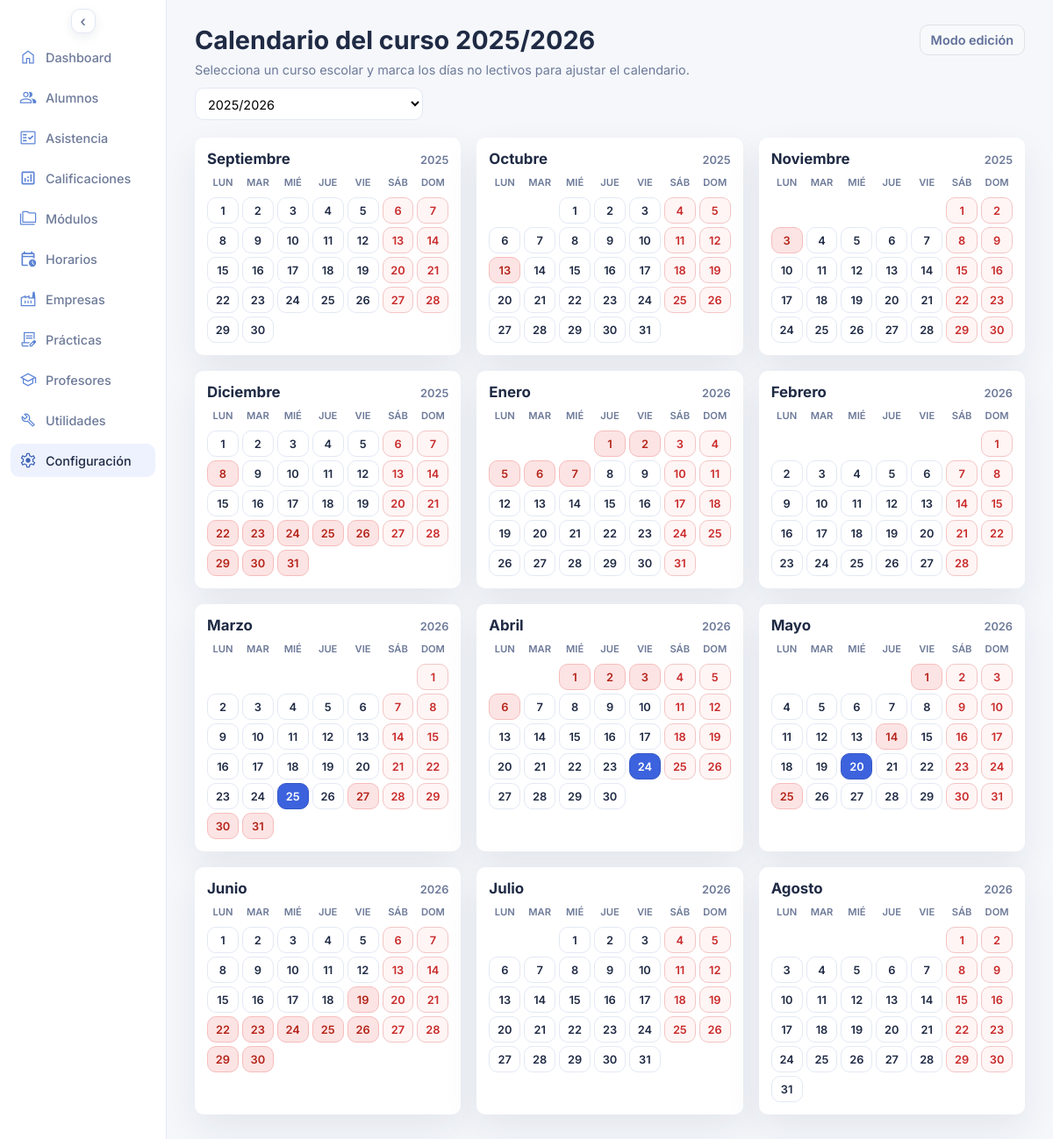
Page /calendario.php on the committed database.
### tables this page shows
CREATE TABLE IF NOT EXISTS `cursos_escolares` (
  `id_curso_escolar` int unsigned NOT NULL AUTO_INCREMENT,
  `curso_escolar` varchar(60) NOT NULL,
  `activo` tinyint(1) NOT NULL DEFAULT '0',
  PRIMARY KEY (`id_curso_escolar`)
);

CREATE TABLE IF NOT EXISTS `meses` (
  `id_mes` int unsigned NOT NULL AUTO_INCREMENT,
  `mes` varchar(60) NOT NULL,
  `orden` tinyint(1) NOT NULL DEFAULT '0',
  PRIMARY KEY (`id_mes`)
);

### calendario.php (the view, shortened to what this page needs)
<?php
$pdo = db();
$courses = $pdo->query('SELECT id_curso_escolar, curso_escolar, activo FROM cursos_escolares ORDER BY activo DESC, curso_escolar DESC')->fetchAll();
$active_course = $courses[0] ?? null;
$selected_course_id = isset($_GET['curso_id']) ? (int) $_GET['curso_id'] : 0;
$selected_course = null;
if (!$selected_course) {
  $selected_course = $active_course;
  $selected_course_id = $selected_course['id_curso_escolar'] ?? 0;
}
$course_label = $selected_course['curso_escolar'] ?? 'Curso activo';
$years = array_map('intval', explode('/', $course_label));
$start_year = $years[0] ?? (int) date('Y');
$end_year = $years[1] ?? ($start_year + 1);
$months = $pdo->query('SELECT id_mes, mes FROM meses ORDER BY orden')->fetchAll();
$no_lectivos = $pdo->query('SELECT fecha FROM no_lectivos')->fetchAll(PDO::FETCH_COLUMN);
$no_lectivos_lookup = array_fill_keys($no_lectivos, true);
$tutorias = $pdo->query('SELECT fecha FROM tutorias')->fetchAll(PDO::FETCH_COLUMN);
$tutorias_lookup = array_fill_keys($tutorias, true);
function course_year_for_month(int $month_number, int $start_year, int $end_year): int {
  return $month_number >= 9 ? $start_year : $end_year;
}
?>
<!DOCTYPE html>
<html lang="es">
<head>
  <link rel="stylesheet" href="assets/styles.css">
</head>
<body>
  <div class="page">
    <?php require __DIR__ . '/includes/sidebar.php'; ?>
    <main class="content">
      <header class="header">
        <div>
          <h1>Calendario del curso <?php echo htmlspecialchars($course_label, ENT_QUOTES, 'UTF-8'); ?></h1>
          <p class="subheading">Selecciona un curso escolar y marca los días no lectivos para ajustar el calendario.</p>
          <form method="get" class="calendar-select-form">
            <label class="calendar-select">
              <select name="curso_id" onchange="this.form.submit()">
                <?php foreach ($courses as $course): ?>
                  <option value="<?php echo (int) $course['id_curso_escolar']; ?>" <?php echo $course['id_curso_escolar'] === $selected_course_id ? 'selected' : ''; ?>>
                    <?php echo htmlspecialchars($course['curso_escolar'], ENT_QUOTES, 'UTF-8'); ?>
                  </option>
                <?php endforeach; ?>
              </select>
            </label>
          </form>
        </div>
        <div class="header-actions">
          <button class="edit-toggle" type="button" id="editToggle">Modo edición</button>
        </div>
      </header>
      <section class="calendar-grid">
        <?php foreach ($months as $month): ?>
          <?php
            $month_number = (int) $month['id_mes'];
            $month_year = course_year_for_month($month_number, $start_year, $end_year);
            $first_day = new DateTime(sprintf('%04d-%02d-01', $month_year, $month_number));
            $days_in_month = (int) $first_day->format('t');
            $weekday_start = (int) $first_day->format('N');
          ?>
          <article class="calendar-month">
            <header class="calendar-month-title">
              <h3><?php echo htmlspecialchars($month['mes'], ENT_QUOTES, 'UTF-8'); ?></h3>
              <span><?php echo $month_year; ?></span>
            </header>
            <div class="calendar-weekdays">
              <span>Lun</span>
              <span>Mar</span>
              <span>Mié</span>
              <span>Jue</span>
              <span>Vie</span>
              <span>Sáb</span>
              <span>Dom</span>
            </div>
            <div class="calendar-days">
              <?php for ($i = 1; $i < $weekday_start; $i++): ?>
                <div class="calendar-day is-empty"></div>
              <?php endfor; ?>
              <?php for ($day = 1; $day <= $days_in_month; $day++): ?>
                <?php
                  $date_value = sprintf('%04d-%02d-%02d', $month_year, $month_number, $day);
                  $day_of_week = (int) (new DateTime($date_value))->format('N');
                  $is_weekend = $day_of_week >= 6;
                  $is_no_lectivo = isset($no_lectivos_lookup[$date_value]);
                  $is_tutoria = isset($tutorias_lookup[$date_value]);
                  $classes = ['calendar-day'];
                  if ($is_weekend) {
                    $classes[] = 'is-weekend';
                  }
                  if ($is_no_lectivo && !$is_tutoria) {
                    $classes[] = 'is-nonlectivo';
                  }
                  if ($is_tutoria) {
                    $classes[] = 'is-tutoria';
                  }
                ?>
                <button
                  class="<?php echo implode(' ', $classes); ?>"
                  type="button"
                  data-date="<?php echo $date_value; ?>"
                  data-nonlectivo="<?php echo $is_no_lectivo ? '1' : '0'; ?>"
                  data-tutoria="<?php echo $is_tutoria ? '1' : '0'; ?>"
                  aria-label="<?php echo $date_value; ?>"
                >
                  <?php echo $day; ?>
                </button>
              <?php endfor; ?>
            </div>
          </article>
        <?php endforeach; ?>
      </section>
    </main>
  </div>
</body>
</html>

### assets/styles.css (style rules this page uses)
* { box-sizing: border-box; margin: 0; padding: 0; font-family: "Inter", system-ui, sans-serif; }
body { background: var(--bg); color: var(--text); font-size: 0.9rem; }
.page { display: grid; grid-template-columns: 190px 1fr; min-height: 100vh; transition: grid-template-columns 0.2s ease; }
.content { padding: 28px 32px; display: flex; flex-direction: column; gap: 20px; }
.header { display: flex; justify-content: space-between; gap: 16px; align-items: flex-start; }
.subheading { color: var(--muted); margin-top: 8px; max-width: 640px; white-space: nowrap; }
.header-actions { display: flex; gap: 12px; }
.calendar-select-form { margin-top: 12px; max-width: 260px; }
.primary-button, .ghost-button, .edit-toggle { border-radius: 10px; padding: 8px 12px; font-weight: 600; font-size: 0.9rem; cursor: pointer; transition: background-color 0.2s ease, border-color 0.2s ease, color 0.2s ease; box-shadow: none; }
.edit-toggle { border: 1px solid #dee2e6; background: #f8f9fa; color: #5f6f99; }
.calendar-grid { display: grid; grid-template-columns: repeat(auto-fit, minmax(220px, 1fr)); gap: 14px; }
.calendar-select { display: flex; flex-direction: column; gap: 4px; font-weight: 600; color: var(--text); width: 100%; }
.calendar-select select { border: 1px solid var(--border); border-radius: 10px; padding: 8px 10px; font-size: 0.9rem; background: #fff; min-width: 0; width: 100%; }
.calendar-grid { display: grid; grid-template-columns: repeat(auto-fit, minmax(260px, 1fr)); gap: 18px; }
.calendar-month { background: var(--card); border-radius: 10px; padding: 14px; box-shadow: var(--shadow); display: flex; flex-direction: column; gap: 10px; }
.calendar-month-title { display: flex; justify-content: space-between; align-items: baseline; font-weight: 600; }
.calendar-month-title span { color: var(--muted); font-size: 0.8rem; }
.calendar-weekdays { display: grid; grid-template-columns: repeat(7, 1fr); gap: 4px; font-size: 0.7rem; text-transform: uppercase; color: var(--muted); font-weight: 600; text-align: center; }
.calendar-days { display: grid; grid-template-columns: repeat(7, 1fr); gap: 4px; }
.calendar-day { border: 1px solid var(--border); border-radius: 10px; min-height: 30px; background: #fff; font-weight: 600; font-size: 0.8rem; color: var(--text); cursor: pointer; transition: background 0.2s ease, transform 0.2s ease, border-color 0.2s ease; }
.calendar-day.is-empty { border: none; background: transparent; cursor: default; }
.calendar-day.is-weekend { color: #c92a2a; border-color: #f3c5c5; background: #fff5f5; }
.calendar-day.is-nonlectivo { background: #fce4e4; color: #b42318; border-color: #f6bcbc; }
.calendar-day.is-tutoria { background: #3c63dd; color: #fff; border-color: #3559c7; }

### rows in the picture
cursos_escolares: curso_escolar "2025/2026"
meses: mes "Septiembre", id_mes.curso_escolar "2025"
meses: mes "Octubre", id_mes.curso_escolar "2025"
meses: mes "Noviembre", id_mes.curso_escolar "2025"
meses: mes "Diciembre", id_mes.curso_escolar "2025"
meses: mes "Enero", id_mes.curso_escolar "2026"
meses: mes "Febrero", id_mes.curso_escolar "2026"
meses: mes "Marzo", id_mes.curso_escolar "2026"
meses: mes "Abril", id_mes.curso_escolar "2026"
meses: mes "Mayo", id_mes.curso_escolar "2026"
meses: mes "Junio", id_mes.curso_escolar "2026"
meses: mes "Julio", id_mes.curso_escolar "2026"
meses: mes "Agosto", id_mes.curso_escolar "2026"

### other values in the picture
$item['label'] "Dashboard"
$item['label'] "Alumnos"
$item['label'] "Asistencia"
$item['label'] "Calificaciones"
$item['label'] "Módulos"
$item['label'] "Horarios"
$item['label'] "Empresas"
$item['label'] "Prácticas"
$item['label'] "Profesores"
$item['label'] "Utilidades"
$item['label'] "Configuración"
form field curso_id "2025/2026"
